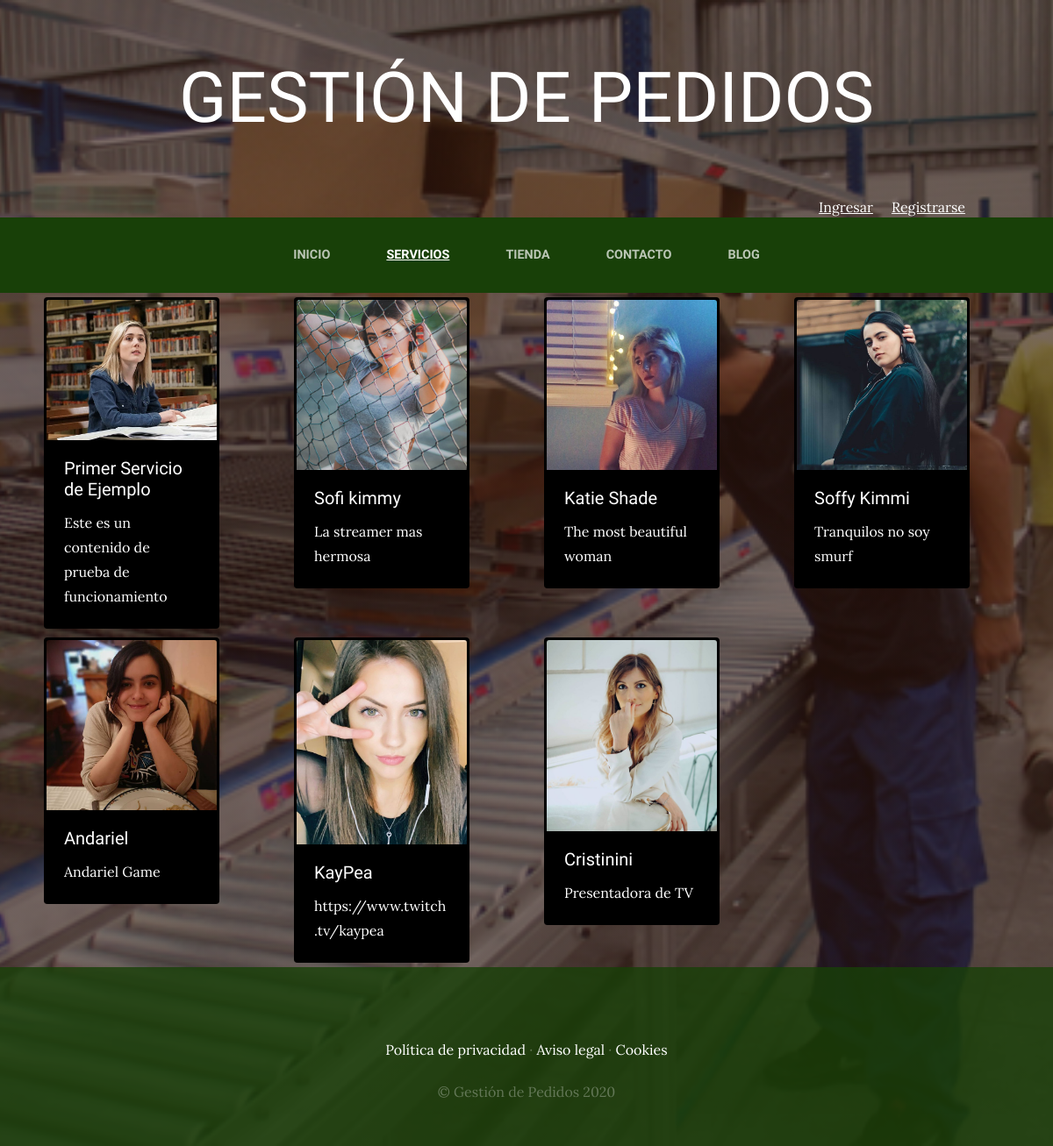
Screenshot of /servicios with the database file from the repository.
### Servicios/models.py (models this page shows, shortened)
class Servicio(models.Model):
    titulo = models.CharField(max_length =50)
    contenido = models.CharField(max_length =50)
    imagen = models.ImageField(upload_to = "Servicios")
    created = models.DateTimeField(auto_now = True)
    updated = models.DateTimeField(auto_now = True)
    class Meta:
        verbose_name = "Servicio"
        verbose_name_plural = "Servicios"

### Servicios/views.py (the view)
# urls.py: path('servicios', include("Servicios.urls")),
def servicios(request):
    servicios = Servicio.objects.all()
    return render(request, "servicios/servicios.html", {"servicios": servicios})

### Carro/context_processor.py (called while the page is built)
def importe_total_carro(request):
    total = 0
    if request.user.is_authenticated:
        for key, value in request.session["carro"].items():
            total = total + float(value["precio"])
    else:
        total = "Debes hacer login"
    return {"importe_total_carro":total}

### Servicios/templates/servicios/servicios.html (shortened to what this page needs)
{% extends "ProyectoWebApp/base.html" %}
{% load static %}
{% block content %}
<div class="container">
<div class="row">
  {% for servicio in servicios %}
    <div class="col-md-3">
      <div class="card" id="cajas">
          <img src="{{servicio.imagen.url}}" class="card-img-top" id="fondo-imagenes">
          <div class="card-body">
            <h5 class="card-title">{{servicio.titulo}}</h5>
            <p class="card-text">{{servicio.contenido}}</p>
          </div>
      </div>
    </div>
  {% endfor %}
  </div>
</div>
{% endblock %}

### ProyectoWebApp/templates/ProyectoWebApp/base.html (shortened to what this page needs)
<html>
<head>
    {% load static %}
    <link href="{% static 'ProyectoWebApp/vendor/bootstrap/css/bootstrap.min.css' %}" rel="stylesheet">
    <link href="{% static 'ProyectoWebApp/css/gestion.css' %}" rel="stylesheet">
</head>
<body>
    <h1 class="site-heading text-center text-white d-none d-lg-block">
        <span class="site-heading-lower">Gestión de Pedidos</span>
    </h1>
    <div style="text-align: right; margin-right: 100px; color: white;">
        {% if user.is_authenticated %}
          Hola {{ user.username }} <br>
          <a href="{% url 'cerrar_sesion' %}" style="color: white; text-decoration: underline;">Cerrar Sesion</a>
        {% else %}
          <a href="{% url 'logear' %}" style="color: white; text-decoration: underline;">Ingresar</a> &nbsp; &nbsp;
          <a href="{% url 'Autenticacion' %}" style="color: white; text-decoration: underline;">Registrarse</a>
        {% endif %}
    </div>
 <nav class="navbar navbar-expand-lg navbar-dark py-lg-4" id="mainNav">
    <div class="container">
      <div class="collapse navbar-collapse" id="navbarResponsive">
        <ul class="navbar-nav mx-auto">
          <li class="nav-item {% if request.path == '/' %}active{% endif %} px-lg-4">
            <a class="nav-link text-uppercase text-expanded" href="{% url 'Home' %}">Inicio</a>
          </li>
          <li class="nav-item {% if request.path == '/servicios' %}active{% endif %} px-lg-4">
            <a class="nav-link text-uppercase text-expanded" href="{% url 'Servicios' %}">Servicios</a>
          </li>
          <li class="nav-item {% if request.path == '/tienda' %}active{% endif %} px-lg-4">
            <a class="nav-link text-uppercase text-expanded" href="{% url 'Tienda' %}">Tienda</a>
          </li>
          <li class="nav-item {% if request.path == '/contacto' %}active{% endif %} px-lg-4">
            <a class="nav-link text-uppercase text-expanded" href="{% url 'Contacto' %}">Contacto</a>
          </li>
          <li class="nav-item {% if request.path|slice:':6' == '/blog' %}active{% endif %} px-lg-4">
            <a class="nav-link text-uppercase text-expanded" href="{% url 'Blog' %}">Blog</a>
          </li>
        </ul>
      </div>
    </div>
  </nav>
    {% block content %}
    {% endblock %}
    <footer class="footer text-faded text-center py-5">
      <div class="container">
        <p class="m-0 mbt">
        	<a href="sample.html" class="link">Política de privacidad</a> ·
        	<a href="sample.html" class="link">Aviso legal</a> ·
        	<a href="sample.html" class="link">Cookies</a>
		</p>
        <p class="m-0 mbt1">&copy; Gestión de Pedidos 2020</p>
      </div>
	</footer>
</body>
</html>

### ProyectoWebApp/static/ProyectoWebApp/css/gestion.css (style rules this page uses)
body { font-family: 'Lora'; background: linear-gradient(rgba(47, 23, 15, 0.65), rgba(47, 23, 15, 0.65)), url("../img/bg_main.jpg"); background-attachment: fixed; background-position: center; background-size: cover; }
h1, h2, h3, h4, h5, h6 { font-family: 'Raleway'; }
p { line-height: 1.75; }
.text-faded { color: rgba(255, 255, 255, 0.3); }
.site-heading { margin-top: 5rem; margin-bottom: 5rem; text-transform: uppercase; line-height: 1; font-family: 'Raleway'; }
.site-heading .site-heading-lower { font-size: 5rem; font-weight: 100; line-height: 4rem; }
#mainNav { background-color: rgba(24, 64, 8); font-family: 'Raleway'; }
#mainNav .navbar-nav .nav-item .nav-link { color: rgba(255, 255, 255, 0.7); font-weight: 800; }
#mainNav .navbar-nav .nav-item.active .nav-link { color: #ffffff; text-decoration: underline; }
@media (min-width: 992px) { #mainNav .navbar-nav .nav-item .nav-link { font-size: 0.9rem; } }
.footer { background-color: rgba(24, 64, 8, 0.8); }
.mbt { padding-top: 2rem; }
.mbt1 { padding-top: 1.25rem; }
a.link { color: white; }

### Servicios/templates/servicios/servicios.html (style rules this page uses)
#cajas { padding: 2px; background-color:black; margin: 5px 5px; color: white; transition: all .4s ease-in-out; width: 200px; height: auto; }
#fondo-imagenes { object-fit: cover; }

### rows the page displays
Servicio: imagen (picture), titulo "Primer Servicio de Ejemplo", contenido "Este es un contenido de prueba de funcionamiento"
Servicio: imagen (picture), titulo "Sofi kimmy", contenido "La streamer mas hermosa"
Servicio: imagen (picture), titulo "Katie Shade", contenido "The most beautiful woman"
Servicio: imagen (picture), titulo "Soffy Kimmi", contenido "Tranquilos no soy smurf"
Servicio: imagen (picture), titulo "Andariel", contenido "Andariel Game"
Servicio: imagen (picture), titulo "KayPea", contenido "https://www.twitch.tv/kaypea"
Servicio: imagen (picture), titulo "Cristinini", contenido "Presentadora de TV"
